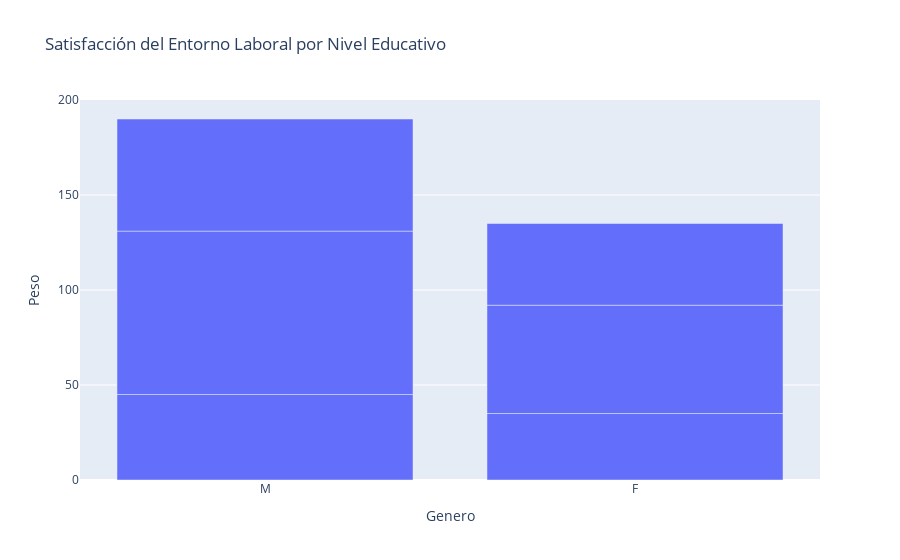

The cell this chart's notebook holds for it:
### Code cell
# Con plotly
fig = px.bar(df, x='Genero', y='Peso', title='Satisfacción del Entorno Laboral por Nivel Educativo')
fig.show()

### Figure 1 — Plotly figure (JSON) as saved in the notebook; plotly's stock layout.template omitted (floating-point values rounded to 4 significant figures)
{"data": [{"alignmentgroup": "True", "hovertemplate": "Genero=%{x}<br>Peso=%{y}<extra></extra>", "legendgroup": "", "marker": {"color": "#636efa", "pattern": {"shape": ""}}, "name": "", "offsetgroup": "", "orientation": "v", "showlegend": false, "textposition": "auto", "type": "bar", "x": ["M", "F", "M", "F", "M", "F"], "xaxis": "x", "y": [45, 35, 86, 57, 59, 43], "yaxis": "y"}], "layout": {"barmode": "relative", "legend": {"tracegroupgap": 0}, "title": {"text": "Satisfacción del Entorno Laboral por Nivel Educativo"}, "xaxis": {"anchor": "y", "domain": [0, 1], "title": {"text": "Genero"}}, "yaxis": {"anchor": "x", "domain": [0, 1], "title": {"text": "Peso"}}}}
